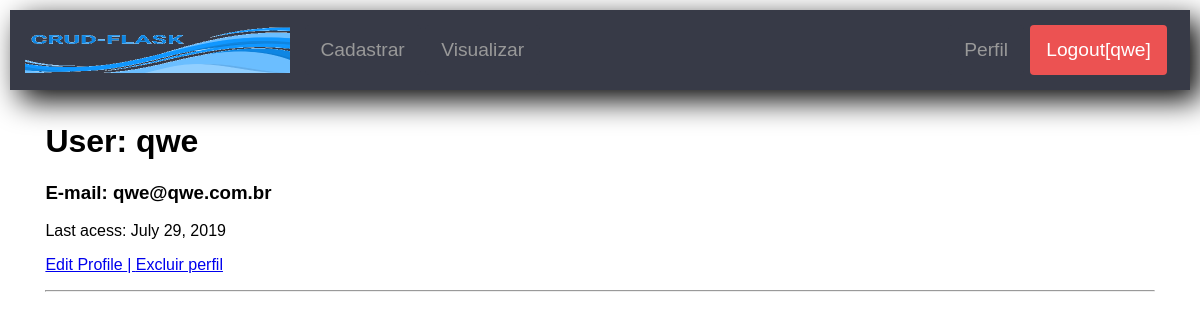
Page /user/qwe (signed in) on the earlier database version.
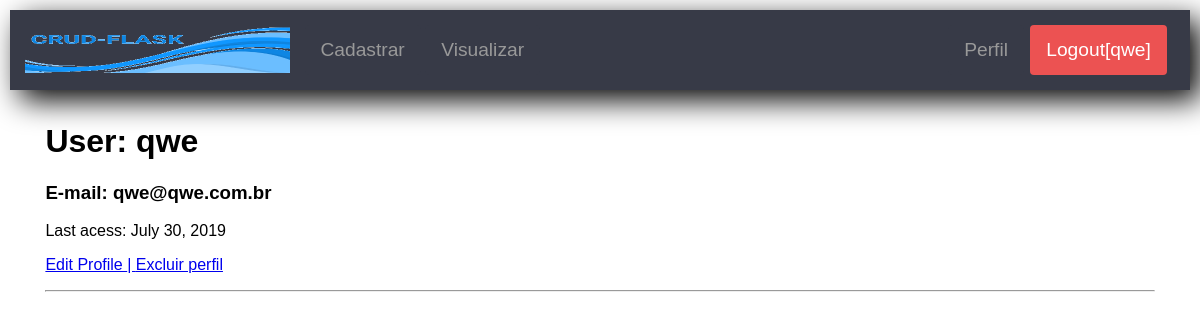
Same page on the later database version.
### app/models.py (models this page shows, shortened)
class User(UserMixin, db.Model):
    id = db.Column(db.Integer, primary_key=True)
    username = db.Column(db.String(64), index=True, unique=True)
    email = db.Column(db.String(120), index=True, unique=True)
    password_hash = db.Column(db.String(128))
    last_seen = db.Column(db.DateTime, default=datetime.utcnow)
    permissions = db.Column(db.String(3))
    status = db.Column(db.String(10))
    cosia = db.relationship('Coisa', backref='QualquerCoisa', lazy='dynamic')

### app/routes.py (the view)
@app.route('/user/<username>')
@login_required
def user(username):
    user = User.query.filter_by(username=username).first_or_404()
    return render_template('user.html', user=user)

### app/models.py (called while the page is built)
@login.user_loader
def load_user(id):
    return User.query.get(int(id))

### app/routes.py (called while the page is built)
@app.before_request
def before_request():
    if current_user.is_authenticated:
        current_user.last_seen = datetime.utcnow()
        db.session.commit()
    g.locale = str(get_locale())

### app/templates/user.html
{% extends "index.html" %}
{% block content %}
    <h1>{{_('User')}}: {{ user.username }}</h1>
    <h3>E-mail: {{ user.email }}</h3>
    {% if user == current_user %}
    {% if user.last_seen %}
    <p>{{_('Last acess')}}: {{ moment(current_user.last_seen).format('LL') }}</p>
    {% endif %}
    <p><a href="{{ url_for('edit_profile') }}">{{_('Edit Profile')}} </a>
    <a href="{{ url_for('delete_myuser', myuser=current_user.username) }}">| {{_('Excluir perfil')}}</a></p>
    {% endif %}
    <hr>
{% endblock %}

### app/templates/index.html (shortened to what this page needs)
<!DOCTYPE html>
<html lang="pt-br">
<head>
        <link href="https://maxcdn.bootstrapcdn.com/font-awesome/4.7.0/css/font-awesome.min.css" rel="stylesheet">
    <link rel="stylesheet" href="{{ url_for('static', filename='css/crf.css')}}">
</head>
<body>
    <header class="cabecalho">
        <div class="logo">
            <a href="{{ url_for('index')}}">
                <img src="{{url_for('static', filename='img/logo_flask.png')}}" alt="Logo" />
            </a>
        </div>
        {% if current_user.is_anonymous %}
            <aside class="lateral">
                <a href="{{ url_for('login') }}" class="btn-blue">Fazer login</a>
                <a href="{{ url_for('register') }}" class="botao btn-red">Cadastrar-se</a>
            </aside>
        {% elif current_user.permissions == 'create_read' or 'update' or 'crud' %}
        <nav class="menu">
            <ul>
                <li>
                    <a href="{{ url_for('create') }}" class="btn">Cadastrar</a>
                    <a href="{{ url_for('read') }}" class="btn">Visualizar</a>
                </li>
            </ul>
        </nav>
        {% endif %}
        {% if not current_user.is_anonymous %}
        <aside class="lateral">
            <a href="{{ url_for('user', username=current_user.username) }}" class="btn">Perfil</a>
            <a href="{{ url_for('logout') }}" class="btn-red botao">{{ _('Logout')}}[{{(current_user.username)}}]</a>
        </aside>
        {% endif %}
    </header>
    <div class="centro">
        {% block content %}{% endblock %}
    </div>
</body>
</html>

### app/static/css/crf.css (style rules this page uses)
body { margin: 10px; font-family: sans-serif; }
.cabecalho { background: #373a47; box-shadow: 10px 10px 30px 0px rgba(0,0,0,1); height: 80px; }
.cabecalho a { text-decoration: none; font-size: 1.2em; padding: 10px 15px; }
.logo img { height: 50px; }
.menu ul { list-style: none; margin: 0; padding: 0; }
.btn { color: #999; background: #373a47; display: inline-block; margin-bottom: 0; font-weight: 400; text-align: center; white-space: nowrap; vertical-align: middle; border: 1px solid transparent; padding: 6px 12px; font-size: 14px; line-height: 1.42857143; border-radius: 4px; background-image: none; font-size: 1.2em; }
.btn-red { color: #fff; background: #ec5252; display: inline-block; margin-bottom: 0; font-weight: 400; text-align: center; white-space: nowrap; vertical-align: middle; border: 1px solid transparent; padding: 6px 12px; font-size: 14px; line-height: 1.42857143; border-radius: 4px; background-image: none; font-size: 1.2em; }
.centro { padding: 1% 3%; }
.cabecalho { display: flex; align-items: center; justify-content: space-between; }
.menu { flex-grow: 10; }
.menu ul { display: flex; }
.lateral { display: flex; padding-right: 2.5%; }
.lateral a { margin-right: 3%; }

Differences in the rows shown:
changed User "qwe": last_seen "July 29, 2019" → "July 30, 2019"
